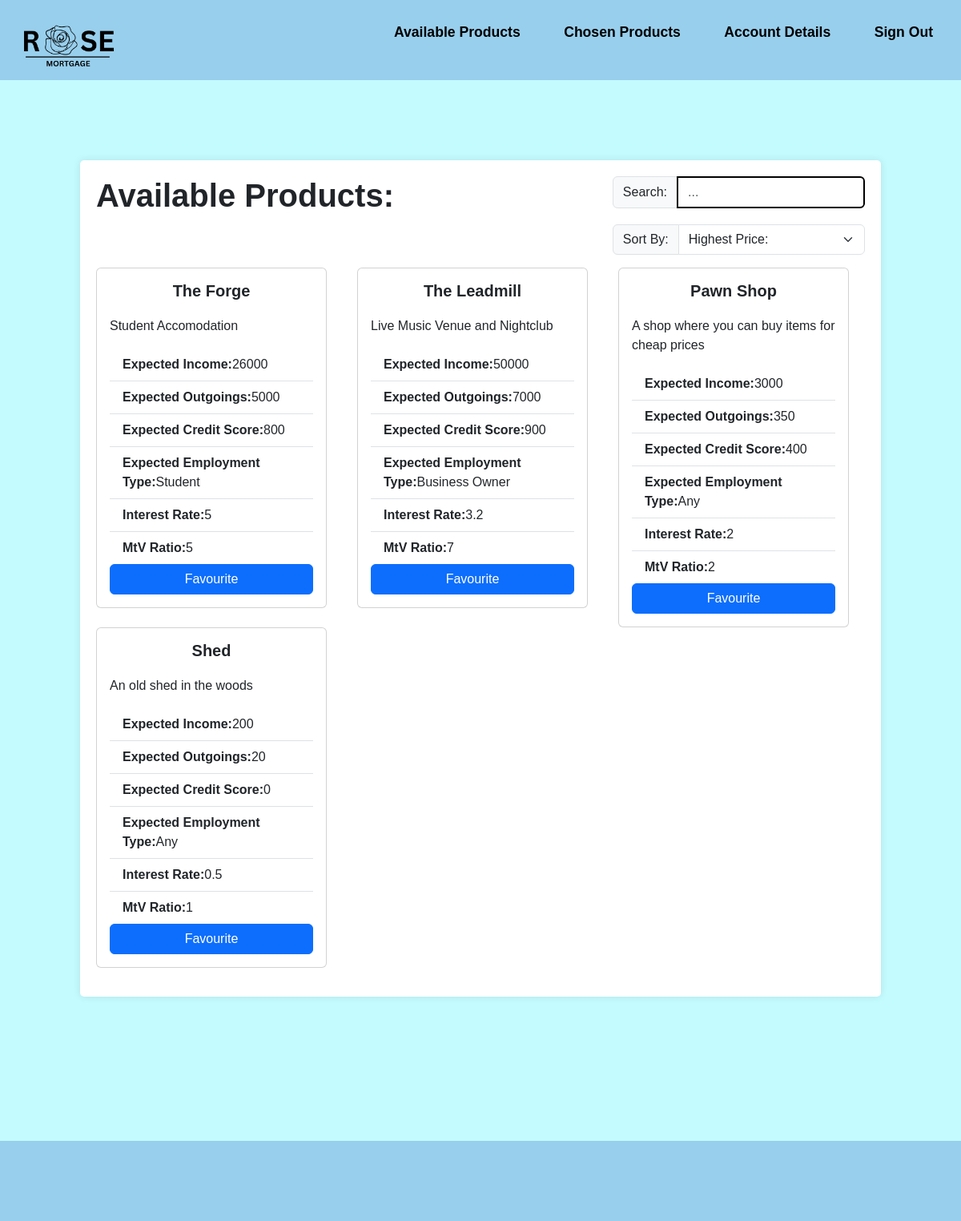
Screenshot of /MemberViewProducts.php with the database file from the repository.
### tables this page shows
CREATE TABLE "Product" (
	"Product_ID"	INTEGER NOT NULL,
	"Broker_ID"	INTEGER NOT NULL,
	"name"	TEXT NOT NULL,
	"description"	TEXT NOT NULL,
	"expected_income"	INTEGER NOT NULL,
	"expected_outgoings"	INTEGER NOT NULL,
	"expected_credit_score"	INTEGER NOT NULL,
	"expected_employment_type"	TEXT NOT NULL,
	"interest_rate"	REAL NOT NULL,
	"mtv_ratio"	REAL NOT NULL,
	FOREIGN KEY("Broker_ID") REFERENCES "Broker"("Broker_ID"),
	PRIMARY KEY("Product_ID" AUTOINCREMENT)
);

### MemberViewProducts.php (the view, shortened to what this page needs)
<?php
require_once 'connection.php';
$sql = "SELECT * FROM Product";
$statement = $db->query($sql);
?>
<!DOCTYPE html>
<html lang="en">
<head>
  <link rel="stylesheet" href="https://cdn.jsdelivr.net/npm/bootstrap@5.3.2/dist/css/bootstrap.min.css">
  <link rel="stylesheet" href="style.css">
</head>
<body>
<header class="flex-container">
<a href="MemberViewProducts.php"> <img src="Assets/logo.png" alt="Rose Mortgage"> </a>
    <div>
        <ul class="nav-links">
            <li><a href="MemberViewProducts.php">Available Products</a></li>
            <li><a href="MemberChosenProducts.php">Chosen Products</a></li>
            <li><a href="MemberAccountDetails.php">Account Details</a></li>
            <li><a href="home.php">Sign Out</a></li>
        </ul>
    </div>
</header>
<div class="largecontainer">
    <div class="flex-container">
        <div><h1><b>Available Products:</b></h1></div>
        <div>
            <div class="input-group flex-nowrap">
                <span class="input-group-text" id="addon-wrapping">Search:</span>
                <input type="text" class="form-control" placeholder="..." aria-label="Username" aria-describedby="addon-wrapping">
            </div>
            <div class="input-group mb-3">
                <label class="input-group-text" for="inputGroupSelect01">Sort By:</label>
                <select class="form-select" id="inputGroupSelect01">
                    <option selected>Highest Price:</option>
                </select>
            </div>
        </div>
    </div>
    <div class="flex-table">
        <?php
        while ($row = $statement->fetch(PDO::FETCH_ASSOC)) {
        ?>
        <div class="card" style="width: 18rem;">
            <div class="card-body">
                <h5 class="card-title"><b><?php echo $row["name"]; ?></b></h5>
                <p class="card-text"><?php echo $row["description"]; ?></p>
                <ul class="list-group list-group-flush">
                    <li class="list-group-item"><b>Expected Income:</b><?php echo $row["expected_income"]; ?></li>
                    <li class="list-group-item"><b>Expected Outgoings:</b><?php echo $row["expected_outgoings"]; ?></li>
                    <li class="list-group-item"><b>Expected Credit Score:</b><?php echo $row["expected_credit_score"]; ?></li>
                    <li class="list-group-item"><b>Expected Employment Type:</b><?php echo $row["expected_employment_type"]; ?></li>
                    <li class="list-group-item"><b>Interest Rate:</b><?php echo $row["interest_rate"]; ?></li>
                    <li class="list-group-item"><b>MtV Ratio:</b><?php echo $row["mtv_ratio"]; ?></li>
                </ul>
                <a href="#" class="btn btn-primary">Favourite</a>
            </div>
        </div>
        <?php
        }
        ?>
    </div>
</div>
<footer>
</footer>
</body>
</html>

### style.css (style rules this page uses)
* { margin: 0; padding: 0; text-decoration: none; font-family: Arial, Helvetica, sans-serif; box-sizing: border-box; list-style: none; }
a { color: #000; text-decoration: none; }
header { background-color: #98CFED; padding: 10px; color: black; height: 100px; width: 100%; top: 0; display: flex; justify-content: flex-start; align-items: center; z-index: 1000; }
.nav-links li { display: inline-block; position: relative; margin: 0 25px; }
.nav-links li a { font-weight: bold; font-size: 1.1rem; text-decoration: none; color: black; }
.nav-links li::after { content: ''; width: 0%; height: 2px; background: #000; display: block; margin: auto; position: absolute; top: 100%; left: 50%; transform: translate(-50%); transition: 0.7s; }
header img { width: 150px; height: auto; }
body { background-color: #c4fbff; display: flex; flex-direction: column; min-height: 100vh; }
.card { height: 100%; display: flex; justify-content: center; align-items: center; }
.card-body { height: 100%; display: flex; flex-direction: column; }
.card-title { margin-bottom: 20px; text-align: center; }
ul { flex: 1; margin-bottom: 20px; }
ul li { list-style-type: disc; }
.form-control { border: 2px solid black; }
.largecontainer { width: 1000px; margin: 100px auto 80px; padding: 20px; background-color: #fff; border-radius: 5px; box-shadow: 0 0 10px rgba(0, 0, 0, 0.1); }
.flex-container { display: flex; flex-direction: row; justify-content:space-between; }
.flex-table { display:flex; flex-direction: row; flex-wrap: wrap; align-content: flex-start; justify-content: space-between; margin-right: 20px; margin-bottom: 1em; }
label { display: block; font-weight: bold; }
.input-group { margin-bottom: 20px; }
footer { background-color: #98CFED; padding: 10px; color: black; height: 100px; width: 100%; bottom: 0; z-index: 1000; margin-top: 100px; }

### rows the page displays
product: name "The Forge", description "Student Accomodation", expected_income "26000", expected_outgoings "5000", expected_credit_score "800", expected_employment_type "Student", interest_rate "5", mtv_ratio "5"
product: name "The Leadmill", description "Live Music Venue and Nightclub", expected_income "50000", expected_outgoings "7000", expected_credit_score "900", expected_employment_type "Business Owner", interest_rate "3.2", mtv_ratio "7"
product: name "Pawn Shop", description "A shop where you can buy items for cheap prices", expected_income "3000", expected_outgoings "350", expected_credit_score "400", expected_employment_type "Any", interest_rate "2", mtv_ratio "2"
product: name "Shed", description "An old shed in the woods", expected_income "200", expected_outgoings "20", expected_credit_score "0", expected_employment_type "Any", interest_rate "0.5", mtv_ratio "1"
